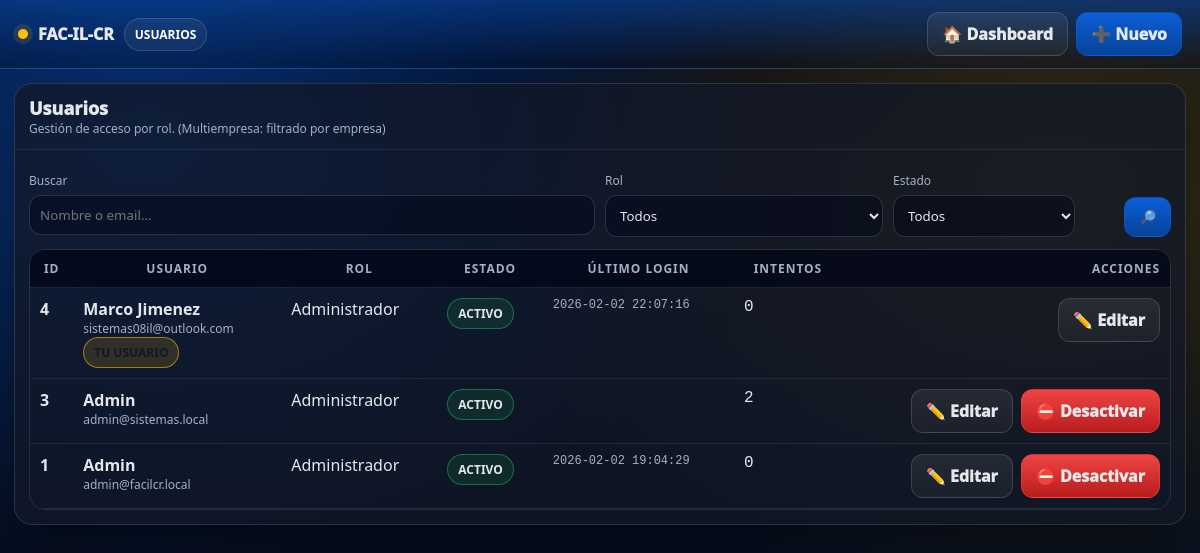
/usuarios.php (signed in), run on the app's committed database.
### tables this page shows
CREATE TABLE `usuarios` (
  `id` int(11) NOT NULL,
  `empresa_id` int(11) NOT NULL,
  `sucursal_id` int(11) DEFAULT NULL,
  `rol_id` int(11) DEFAULT NULL,
  `nombre` varchar(120) NOT NULL,
  `email` varchar(120) NOT NULL,
  `password` varchar(255) NOT NULL,
  `estado` tinyint(4) NOT NULL DEFAULT 1,
  `intentos_fallidos` int(11) NOT NULL DEFAULT 0,
  `ultimo_login` timestamp NULL DEFAULT NULL,
  `created_at` timestamp NOT NULL DEFAULT current_timestamp(),
  `updated_at` timestamp NULL DEFAULT NULL ON UPDATE current_timestamp()
);

CREATE TABLE `roles` (
  `id` int(11) NOT NULL,
  `empresa_id` int(11) NOT NULL,
  `nombre` varchar(60) NOT NULL,
  `estado` tinyint(4) NOT NULL DEFAULT 1,
  `created_at` timestamp NOT NULL DEFAULT current_timestamp()
);

### usuarios.php (the view, shortened to what this page needs)
<?php
require_once __DIR__."/config/db.php";
function h($s){ return htmlspecialchars((string)$s, ENT_QUOTES, 'UTF-8'); }
function col_exists(PDO $pdo, string $table, string $col): bool {
  $st=$pdo->prepare("SELECT COUNT(*) FROM INFORMATION_SCHEMA.COLUMNS WHERE TABLE_SCHEMA=DATABASE() AND TABLE_NAME=? AND COLUMN_NAME=?");
  $st->execute([$table,$col]); return ((int)$st->fetchColumn())>0;
}
$empresa_id=(int)($_SESSION['empresa_id'] ?? 1);
$mi_id=(int)($_SESSION['usuario_id'] ?? 0);
$q=trim($_GET['q'] ?? '');
$estado=$_GET['estado'] ?? 'TODOS';
$has_empresa = col_exists($pdo,'usuarios','empresa_id');
$has_last = col_exists($pdo,'usuarios','ultimo_login');
$has_intentos = col_exists($pdo,'usuarios','intentos_fallidos');
$where=[]; $params=[];
if($has_empresa){ $where[]="u.empresa_id=?"; $params[]=$empresa_id; }
$w = count($where)?("WHERE ".implode(" AND ",$where)):"";
$sel = "u.id,u.nombre,u.email,u.estado,u.rol_id,r.nombre AS rol";
if($has_last) $sel .= ", u.ultimo_login";
if($has_intentos) $sel .= ", u.intentos_fallidos";
$st=$pdo->prepare("SELECT $sel FROM usuarios u LEFT JOIN roles r ON r.id=u.rol_id $w ORDER BY u.id DESC LIMIT 2000");
$st->execute($params);
$rows=$st->fetchAll(PDO::FETCH_ASSOC);
?>
<!doctype html><html lang="es"><head><meta charset="utf-8"><meta name="viewport" content="width=device-width,initial-scale=1">
</head><body>
<div class="header">
  <div class="brand"><span class="dot"></span> FAC-IL-CR <span class="pill">USUARIOS</span></div>
  <div class="actions">
    <a class="btn" href="dashboard.php">🏠 Dashboard</a>
    <a class="btn primary" href="usuarios_nuevo.php">➕ Nuevo</a>
  </div>
</div>
<div class="wrap">
  <div class="card">
    <div class="hd">
      <div>
        <div style="font-weight:1000;font-size:18px">Usuarios</div>
        <div class="small">Gestión de acceso por rol. (Multiempresa: <?= $has_empresa ? "filtrado por empresa" : "tabla sin empresa_id" ?>)</div>
      </div>
    </div>
    <div class="bd">
      <form class="grid" method="get">
        <div style="grid-column:span 6">
          <div class="label">Buscar</div>
          <input class="input" name="q" value="<?=h($q)?>" placeholder="Nombre o email...">
        </div>
        <div style="grid-column:span 3">
          <div class="label">Rol</div>
          <select class="input" name="rol_id">
            <option value="0">Todos</option>
          </select>
        </div>
        <div style="grid-column:span 2">
          <div class="label">Estado</div>
          <select class="input" name="estado">
            <option value="TODOS" <?=$estado==='TODOS'?'selected':''?>>Todos</option>
          </select>
        </div>
        <div style="grid-column:span 1;display:flex;align-items:end;justify-content:flex-end">
          <button class="btn primary" type="submit">🔎</button>
        </div>
      </form>
      <div style="margin-top:12px;overflow:auto;border:1px solid rgba(255,255,255,.10);border-radius:16px">
        <table class="table">
          <thead>
            <tr>
              <th>ID</th><th>Usuario</th><th>Rol</th><th>Estado</th>
              <?php if($has_last): ?><th>Último login</th><?php endif; ?>
              <?php if($has_intentos): ?><th>Intentos</th><?php endif; ?>
              <th class="right">Acciones</th>
            </tr>
          </thead>
          <tbody>
            <?php foreach($rows as $u):
              $tag=((int)$u['estado']===1)?'ok':'bad';
              $roltxt=$u['rol'] ?? '—';
              $is_me=((int)$u['id']===$mi_id);
            ?>
              <tr>
                <td class="mono"><b><?= (int)$u['id'] ?></b></td>
                <td><b><?= h($u['nombre']) ?></b><div class="small"><?= h($u['email']) ?></div><?php if($is_me): ?><div class="small"><span class="tag warn">TU USUARIO</span></div><?php endif; ?></td>
                <td><?= h($roltxt) ?></td>
                <td><span class="tag <?=$tag?>"><?= ((int)$u['estado']===1)?'ACTIVO':'INACTIVO' ?></span></td>
                <?php if($has_last): ?><td class="mono small"><?= h($u['ultimo_login'] ?? '') ?></td><?php endif; ?>
                <?php if($has_intentos): ?><td class="mono"><?= (int)($u['intentos_fallidos'] ?? 0) ?></td><?php endif; ?>
                <td class="right">
                  <div class="actions">
                    <a class="btn" href="usuarios_editar.php?id=<?= (int)$u['id'] ?>">✏️ Editar</a>
                    <?php if(!$is_me): ?>
                      <a class="btn danger" href="usuarios_eliminar.php?id=<?= (int)$u['id'] ?>" onclick="return confirm('¿Desactivar este usuario?');">⛔ Desactivar</a>
                    <?php endif; ?>
                  </div>
                </td>
              </tr>
            <?php endforeach; if(count($rows)===0): ?>
              <tr><td colspan="10" class="small">Sin usuarios.</td></tr>
            <?php endif; ?>
          </tbody>
        </table>
      </div>
    </div>
  </div>
</div>
</body></html>

### usuarios.php (style rules this page uses)
:root { --azul:#0b5ed7;--azul-metal:#084298;--amarillo:#ffc107;--amarillo-metal:#ffca2c;--fondo:#071225;--card:rgba(17,24,39,.78);--borde:rgba(255,255,255,.12);--txt:#e5e7eb;--muted:#a7b0c2;--ok:#22c55e;--bad:#ef4444;--info:#38bdf8 }
* { box-sizing:border-box;font-family:system-ui,-apple-system,Segoe UI,Roboto,Arial }
body { margin:0;color:var(--txt);background:radial-gradient(1000px 680px at 12% 18%, rgba(11,94,215,.52), transparent 62%),radial-gradient(1000px 680px at 88% 24%, rgba(255,193,7,.22), transparent 60%),linear-gradient(180deg,#020617,var(--fondo));min-height:100vh }
.header { display:flex;align-items:center;justify-content:space-between;gap:14px;padding:12px 18px;border-bottom:1px solid rgba(255,255,255,.08);background:linear-gradient(180deg, rgba(8,66,152,.65), rgba(2,6,23,.25));position:sticky;top:0;backdrop-filter: blur(12px);z-index:60 }
.brand { display:flex;align-items:center;gap:10px;font-weight:1000 }
.dot { width:10px;height:10px;border-radius:50%;background:var(--amarillo);box-shadow:0 0 0 5px rgba(255,193,7,.12) }
.pill { padding:7px 10px;border-radius:999px;border:1px solid rgba(255,255,255,.14);background:rgba(255,255,255,.06);font-size:12px;font-weight:900;color:#fff }
.btn { display:inline-flex;align-items:center;justify-content:center;gap:8px;padding:10px 14px;border-radius:12px;border:1px solid rgba(255,255,255,.14);background:linear-gradient(180deg,rgba(255,255,255,.08),rgba(255,255,255,.04));color:var(--txt);font-weight:1000;cursor:pointer;text-decoration:none }
.btn.primary { background:linear-gradient(180deg,var(--azul),var(--azul-metal));border-color:rgba(11,94,215,.45) }
.btn.danger { background:linear-gradient(180deg,#ef4444,#b91c1c);border-color:rgba(239,68,68,.55) }
.wrap { max-width:1500px;margin:auto;padding:14px }
.card { background:var(--card);border:1px solid var(--borde);border-radius:18px;box-shadow:0 18px 50px rgba(0,0,0,.45);overflow:hidden }
.card .hd { padding:12px 14px;border-bottom:1px solid rgba(255,255,255,.08);display:flex;justify-content:space-between;gap:10px;align-items:center }
.card .bd { padding:14px }
.small { font-size:12px;color:var(--muted) }
.grid { display:grid;grid-template-columns:repeat(12,minmax(0,1fr));gap:10px }
.input,select,textarea { width:100%;padding:10px;border-radius:12px;border:1px solid rgba(255,255,255,.14);background:rgba(2,6,23,.45);color:var(--txt);outline:none }
.label { font-size:12px;color:var(--muted);margin:8px 0 6px }
.table { width:100%;border-collapse:collapse }
.table th,.table td { padding:10px;border-bottom:1px solid rgba(255,255,255,.08);vertical-align:top }
.table th { font-size:12px;color:var(--muted);text-transform:uppercase;letter-spacing:.08em;position:sticky;top:0;background:rgba(2,6,23,.75);backdrop-filter: blur(10px) }
.right { text-align:right }
.tag { display:inline-flex;align-items:center;gap:8px;padding:6px 10px;border-radius:999px;border:1px solid rgba(255,255,255,.14);background:rgba(255,255,255,.06);font-weight:900;font-size:12px;white-space:nowrap }
.tag.ok { border-color:rgba(34,197,94,.45);background:rgba(34,197,94,.12) }
.tag.warn { border-color:rgba(255,193,7,.55);background:rgba(255,193,7,.14);color:#111827 }
.mono { font-family:ui-monospace,SFMono-Regular,Menlo,Monaco,Consolas,"Liberation Mono","Courier New",monospace }
.actions { display:flex;gap:8px;flex-wrap:wrap;justify-content:flex-end }

### data on the page
usuarios: id "4", nombre "Marco Jimenez", email "sistemas08il@outlook.com", shows "TU USUARIO", rol.nombre "Administrador", estado "ACTIVO", ultimo_login "2026-02-02 22:07:16", intentos_fallidos "0"
usuarios: id "3", nombre "Admin", email "admin@sistemas.local", rol.nombre "Administrador", estado "ACTIVO", intentos_fallidos "2"
usuarios: id "1", nombre "Admin", email "admin@facilcr.local", rol.nombre "Administrador", estado "ACTIVO", ultimo_login "2026-02-02 19:04:29", intentos_fallidos "0"
